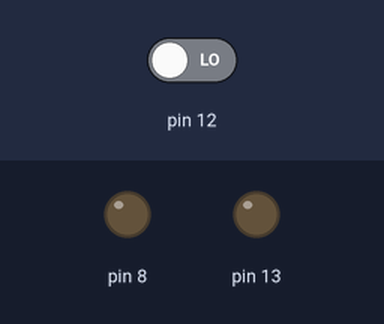
Bench run of a sketch on a simulated Arduino Uno, built with avr-gcc and run on an emulated ATmega328P. On the bench: output pins drawn as LEDs (lit = HIGH). The test bench sets the inputs (shaded band); at power-on: pin 12 LOW.

Above: at 1.2 s.
1.3 s: pin 12 driven HIGH
At 2.0 s:
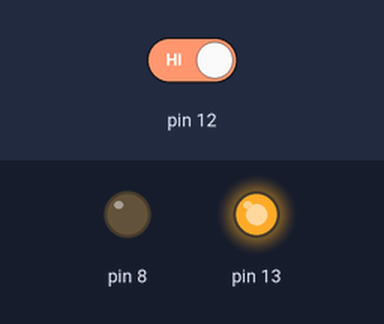
4.3 s: pin 12 driven LOW
At 5.2 s:
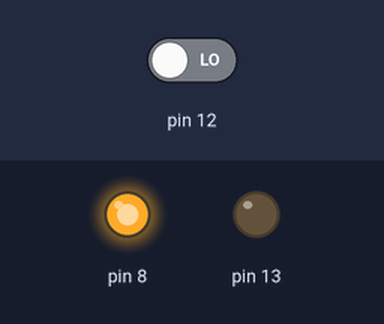
Timing chart, 0 to 7.3 s (numbered marks = the images above; inputs shaded):
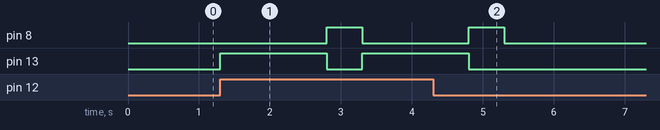

The sketch:

pushbutton.ino
```cpp
// Using push button
// Making the LED on the board to blink when button is pushed

// Pin 13 on the digital out is connected to the on board LED.
// We make it blink!
// Pin 12 is used as the input now

void setup() {
  pinMode(13, OUTPUT);
  pinMode(12, INPUT);
  pinMode(8, OUTPUT);
}

void loop() {
  //digitalRead(<pin>); // To read the push button switch.
  // when pressed, it returns HIGH, else it returns LOW

  if(digitalRead(12) == HIGH) {
    digitalWrite(13, HIGH);
    digitalWrite(8, LOW);
    delay(1500);
    digitalWrite(13, LOW);
    digitalWrite(8, HIGH);
    delay(500);
  } else {
    digitalWrite(13, LOW);
    digitalWrite(8, LOW);
  }

}
```

Measured:
- after the input at 1.3 s, pin 8: LOW → HIGH after 1.5 s, → LOW 0.50 s later; pin 13: LOW → HIGH at once, → LOW 1.5 s later, → HIGH 0.50 s later
- after the input at 4.3 s, pin 8: goes on until 5.3 s, then stays LOW; pin 13: goes on until 4.8 s, then stays LOW
